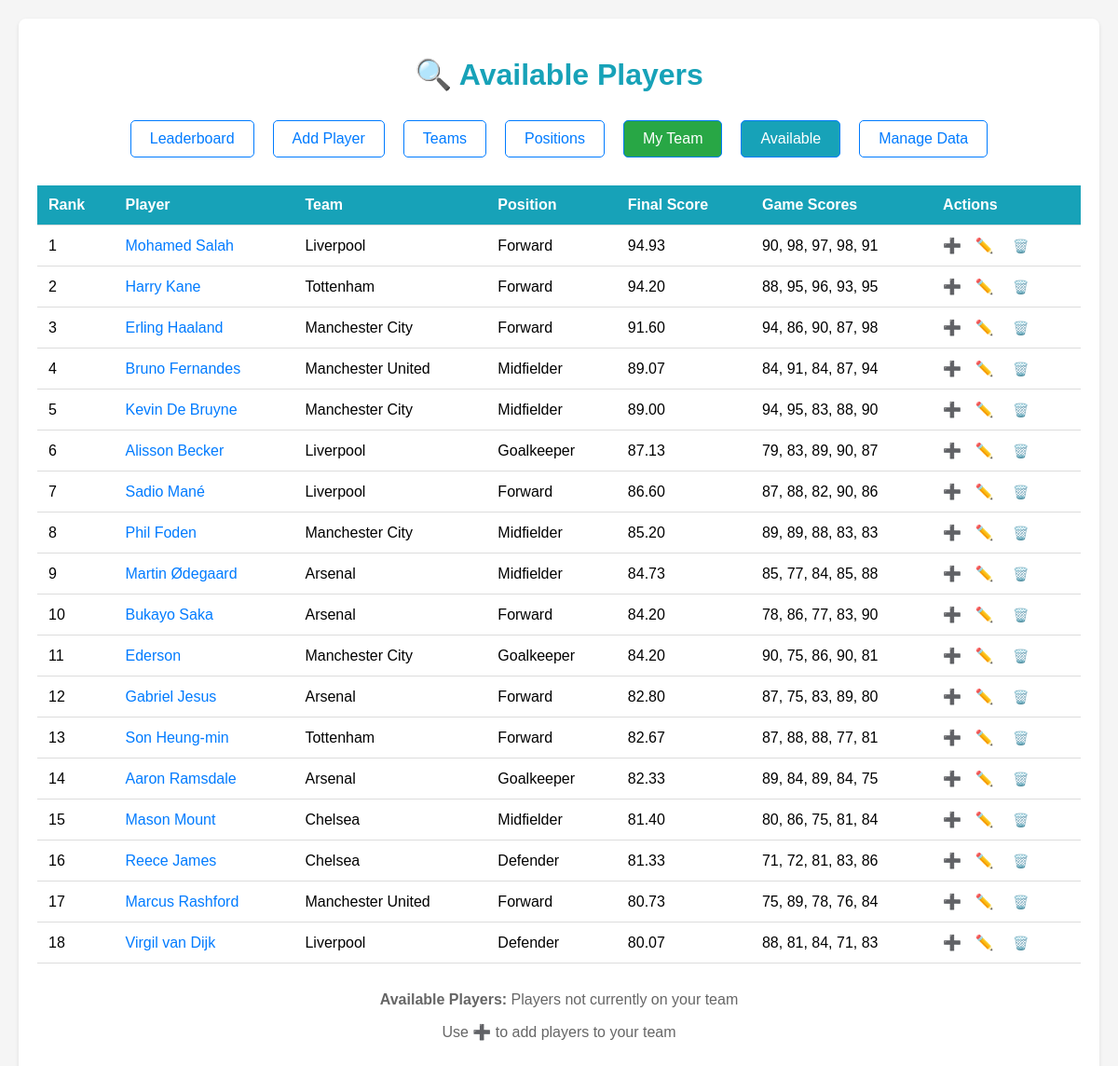
/available_players, run on the app's committed database.
### tables this page shows
CREATE TABLE players (
                    id INTEGER PRIMARY KEY AUTOINCREMENT,
                    name TEXT UNIQUE NOT NULL,
                    team TEXT NOT NULL,
                    position TEXT NOT NULL,
                    scores TEXT NOT NULL,
                    final_score REAL DEFAULT 0.0
                , is_on_my_team BOOLEAN DEFAULT 0, league_id INTEGER DEFAULT 1);

### app.py (the view)
@app.route('/available_players')
def available_players():
    current_league = get_current_league()
    league = db.get_league_by_id(current_league)
    available = db.get_available_players(current_league)
    for player in available:
        player.final_score = calculator.calculate_weighted_score(player.scores)
    available.sort(key=lambda p: p.final_score, reverse=True)
    all_leagues = db.get_all_leagues()
    return render_template('available_players.html',
                         players=available,
                         current_league=league,
                         all_leagues=all_leagues)

### app.py (called while the page is built)
def get_current_league():
    return session.get('current_league', 2)  # Default to EPL

### database.py (called while the page is built)
    def get_all_leagues(self):
        with sqlite3.connect(self.db_path) as conn:
            cursor = conn.cursor()
            cursor.execute('SELECT id, name, display_name, sport_type, description, scoring_system FROM leagues ORDER BY id')
            rows = cursor.fetchall()
            leagues = []
            for row in rows:
                league = League(row[0], row[1], row[2], row[3], row[4], row[5])
                leagues.append(league)
            return leagues

    def get_league_by_id(self, league_id):
        with sqlite3.connect(self.db_path) as conn:
            cursor = conn.cursor()
            cursor.execute('SELECT id, name, display_name, sport_type, description, scoring_system FROM leagues WHERE id = ?', (league_id,))
            row = cursor.fetchone()
            if row:
                return League(row[0], row[1], row[2], row[3], row[4], row[5])
            return None

### scoring.py (called while the page is built)
    def calculate_weighted_score(self, scores):
        if not scores:
            return 0.0
        n = len(scores)
        weighted_sum = sum(score * (i + 1) for i, score in enumerate(scores))
        weight_sum = sum(range(1, n + 1))
        return weighted_sum / weight_sum if weight_sum > 0 else 0.0

### templates/available_players.html (shortened to what this page needs)
<!DOCTYPE html>
<html lang="en">
<head>
</head>
<body>
    <div class="container">
        <h1>🔍 Available Players</h1>
        <div class="nav">
            <a href="{{ url_for('index') }}">Leaderboard</a>
            <a href="{{ url_for('add_player') }}">Add Player</a>
            <a href="{{ url_for('teams') }}">Teams</a>
            <a href="{{ url_for('positions') }}">Positions</a>
            <a href="{{ url_for('my_team') }}" style="background-color: #28a745; color: white;">My Team</a>
            <a href="{{ url_for('available_players') }}" style="background-color: #17a2b8; color: white;">Available</a>
            <a href="{{ url_for('manage_data') }}">Manage Data</a>
        </div>
        <table>
            <thead>
                <tr>
                    <th>Rank</th>
                    <th>Player</th>
                    <th>Team</th>
                    <th>Position</th>
                    <th>Final Score</th>
                    <th>Game Scores</th>
                    <th>Actions</th>
                </tr>
            </thead>
            <tbody>
                {% for player in players %}
                <tr class="{% if player.is_on_my_team %}my-team-player{% else %}available-player{% endif %}">
                    <td>{{ loop.index }}</td>
                    <td>
                        <a href="{{ url_for('player_detail', player_name=player.name) }}" class="player-link">
                            {{ player.name }}
                        </a>
                    </td>
                    <td>{{ player.team }}</td>
                    <td>{{ player.position }}</td>
                    <td>{{ "%.2f"|format(player.final_score) }}</td>
                    <td>{{ ', '.join(player.scores|map('string')) }}</td>
                    <td>
                        <a href="{{ url_for('toggle_team_status', player_name=player.name) }}"
                           style="color: #28a745; text-decoration: none; margin-right: 10px;"
                           title="Add to My Team">➕</a>
                        <a href="{{ url_for('edit_player', player_name=player.name) }}"
                           style="color: #17a2b8; text-decoration: none; margin-right: 10px;" title="Edit Player">✏️</a>
                        <form method="POST" action="{{ url_for('delete_player', player_name=player.name) }}"
                              onsubmit="return confirm('Delete {{ player.name }}? This cannot be undone.')"
                              style="display: inline;">
                            <button type="submit" style="background: none; border: none; color: #dc3545; cursor: pointer; font-size: 14px;" title="Delete Player">🗑️</button>
                        </form>
                    </td>
                </tr>
                {% endfor %}
            </tbody>
        </table>
        <div style="margin-top: 30px; text-align: center; color: #666;">
            <p><strong>Available Players:</strong> Players not currently on your team</p>
            <p>Use ➕ to add players to your team</p>
        </div>
    </div>
</body>
</html>

### templates/available_players.html (style rules this page uses)
body { font-family: Arial, sans-serif; margin: 0; padding: 20px; background-color: #f5f5f5; }
.container { max-width: 1200px; margin: 0 auto; background-color: white; padding: 20px; border-radius: 8px; box-shadow: 0 2px 4px rgba(0,0,0,0.1); }
h1 { color: #17a2b8; text-align: center; margin-bottom: 30px; }
.nav { display: flex; justify-content: center; gap: 20px; margin-bottom: 30px; }
.nav a { text-decoration: none; color: #007bff; padding: 10px 20px; border-radius: 5px; border: 1px solid #007bff; }
table { width: 100%; border-collapse: collapse; margin-top: 20px; }
th, td { padding: 12px; text-align: left; border-bottom: 1px solid #ddd; }
th { background-color: #17a2b8; color: white; }
.available-player { background-color: white; }
.player-link { color: #007bff; text-decoration: none; }

### data on the page
players: name "Mohamed Salah", team "Liverpool", position "Forward", final_score "94.93", scores "90, 98, 97, 98, 91"
players: name "Harry Kane", team "Tottenham", position "Forward", final_score "94.20", scores "88, 95, 96, 93, 95"
players: name "Erling Haaland", team "Manchester City", position "Forward", final_score "91.60", scores "94, 86, 90, 87, 98"
players: name "Bruno Fernandes", team "Manchester United", position "Midfielder", final_score "89.07", scores "84, 91, 84, 87, 94"
players: name "Kevin De Bruyne", team "Manchester City", position "Midfielder", final_score "89.00", scores "94, 95, 83, 88, 90"
players: name "Alisson Becker", team "Liverpool", position "Goalkeeper", final_score "87.13", scores "79, 83, 89, 90, 87"
players: name "Sadio Mané", team "Liverpool", position "Forward", final_score "86.60", scores "87, 88, 82, 90, 86"
players: name "Phil Foden", team "Manchester City", position "Midfielder", final_score "85.20", scores "89, 89, 88, 83, 83"
players: name "Martin Ødegaard", team "Arsenal", position "Midfielder", final_score "84.73", scores "85, 77, 84, 85, 88"
players: name "Bukayo Saka", team "Arsenal", position "Forward", final_score "84.20", scores "78, 86, 77, 83, 90"
players: name "Ederson", team "Manchester City", position "Goalkeeper", final_score "84.20", scores "90, 75, 86, 90, 81"
players: name "Gabriel Jesus", team "Arsenal", position "Forward", final_score "82.80", scores "87, 75, 83, 89, 80"
players: name "Son Heung-min", team "Tottenham", position "Forward", final_score "82.67", scores "87, 88, 88, 77, 81"
players: name "Aaron Ramsdale", team "Arsenal", position "Goalkeeper", final_score "82.33", scores "89, 84, 89, 84, 75"
players: name "Mason Mount", team "Chelsea", position "Midfielder", final_score "81.40", scores "80, 86, 75, 81, 84"
players: name "Reece James", team "Chelsea", position "Defender", final_score "81.33", scores "71, 72, 81, 83, 86"
players: name "Marcus Rashford", team "Manchester United", position "Forward", final_score "80.73", scores "75, 89, 78, 76, 84"
players: name "Virgil van Dijk", team "Liverpool", position "Defender", final_score "80.07", scores "88, 81, 84, 71, 83"
